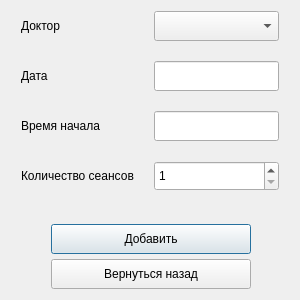
<?xml version="1.0" encoding="UTF-8"?>
<ui version="4.0">
 <class>AddSession</class>
 <widget class="QDialog" name="AddSession">
  <property name="geometry">
   <rect>
    <x>0</x>
    <y>0</y>
    <width>300</width>
    <height>300</height>
   </rect>
  </property>
  <property name="minimumSize">
   <size>
    <width>300</width>
    <height>300</height>
   </size>
  </property>
  <property name="maximumSize">
   <size>
    <width>300</width>
    <height>300</height>
   </size>
  </property>
  <property name="windowTitle">
   <string>Dialog</string>
  </property>
  <layout class="QVBoxLayout" name="verticalLayout_2">
   <item>
    <layout class="QFormLayout" name="formLayout">
     <property name="horizontalSpacing">
      <number>20</number>
     </property>
     <property name="verticalSpacing">
      <number>20</number>
     </property>
     <property name="leftMargin">
      <number>10</number>
     </property>
     <property name="topMargin">
      <number>0</number>
     </property>
     <property name="rightMargin">
      <number>10</number>
     </property>
     <property name="bottomMargin">
      <number>10</number>
     </property>
     <item row="0" column="0">
      <widget class="QLabel" name="label">
       <property name="minimumSize">
        <size>
         <width>0</width>
         <height>30</height>
        </size>
       </property>
       <property name="text">
        <string>Доктор</string>
       </property>
      </widget>
     </item>
     <item row="0" column="1">
      <widget class="QComboBox" name="doctor">
       <property name="minimumSize">
        <size>
         <width>0</width>
         <height>30</height>
        </size>
       </property>
      </widget>
     </item>
     <item row="1" column="0">
      <widget class="QLabel" name="label_2">
       <property name="minimumSize">
        <size>
         <width>0</width>
         <height>30</height>
        </size>
       </property>
       <property name="text">
        <string>Дата</string>
       </property>
      </widget>
     </item>
     <item row="2" column="0">
      <widget class="QLabel" name="label_3">
       <property name="minimumSize">
        <size>
         <width>0</width>
         <height>30</height>
        </size>
       </property>
       <property name="text">
        <string>Время начала</string>
       </property>
      </widget>
     </item>
     <item row="3" column="0">
      <widget class="QLabel" name="label_4">
       <property name="minimumSize">
        <size>
         <width>0</width>
         <height>30</height>
        </size>
       </property>
       <property name="text">
        <string>Количество сеансов</string>
       </property>
      </widget>
     </item>
     <item row="3" column="1">
      <widget class="QSpinBox" name="count">
       <property name="minimumSize">
        <size>
         <width>0</width>
         <height>30</height>
        </size>
       </property>
       <property name="minimum">
        <number>1</number>
       </property>
       <property name="maximum">
        <number>6</number>
       </property>
      </widget>
     </item>
     <item row="1" column="1">
      <widget class="QLineEdit" name="data">
       <property name="minimumSize">
        <size>
         <width>0</width>
         <height>30</height>
        </size>
       </property>
      </widget>
     </item>
     <item row="2" column="1">
      <widget class="QLineEdit" name="time">
       <property name="minimumSize">
        <size>
         <width>0</width>
         <height>30</height>
        </size>
       </property>
      </widget>
     </item>
    </layout>
   </item>
   <item>
    <layout class="QVBoxLayout" name="verticalLayout">
     <property name="spacing">
      <number>5</number>
     </property>
     <property name="leftMargin">
      <number>40</number>
     </property>
     <property name="topMargin">
      <number>0</number>
     </property>
     <property name="rightMargin">
      <number>40</number>
     </property>
     <property name="bottomMargin">
      <number>0</number>
     </property>
     <item>
      <widget class="QPushButton" name="add">
       <property name="minimumSize">
        <size>
         <width>200</width>
         <height>30</height>
        </size>
       </property>
       <property name="text">
        <string>Добавить</string>
       </property>
      </widget>
     </item>
     <item>
      <widget class="QPushButton" name="back">
       <property name="minimumSize">
        <size>
         <width>200</width>
         <height>30</height>
        </size>
       </property>
       <property name="text">
        <string>Вернуться назад</string>
       </property>
      </widget>
     </item>
    </layout>
   </item>
  </layout>
 </widget>
 <resources/>
 <connections/>
</ui>
